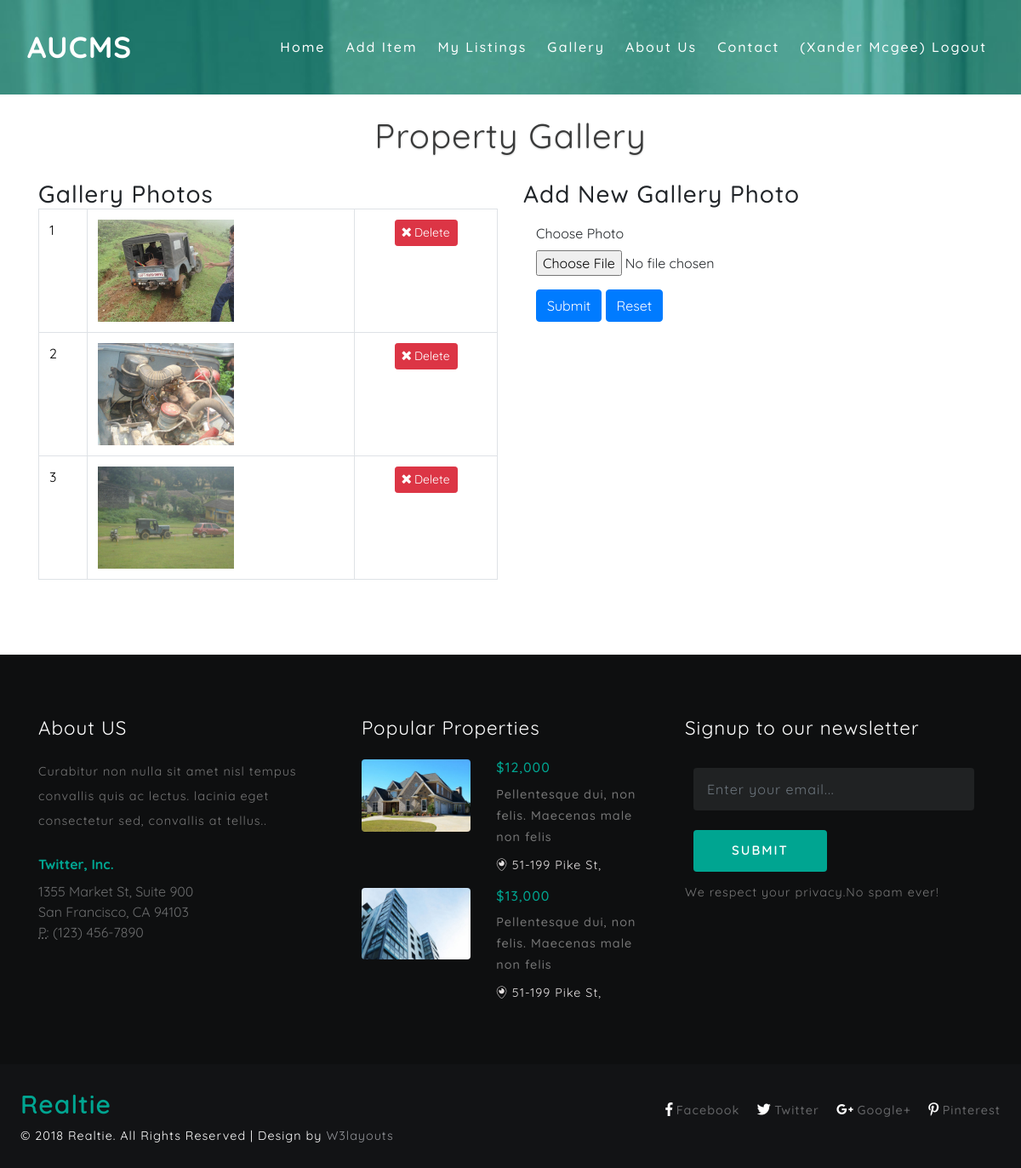
The app's page /emp-listings-gallery/10 (signed in) with its own data.
### frontend/models.py (models this page shows, shortened)
class User(models.Model):
    id = models.AutoField(primary_key=True, null=False)
    name = models.CharField(max_length=100,default='', null=False)
    email = models.CharField(max_length=255,default='', null=False)
    username = models.CharField(max_length=100,default='', null=False)
    password = models.CharField(max_length=500,default='', null=False)
    phone = models.CharField(max_length=15,default='', null=False)
    address = models.TextField(default='',null=False)
    usertype_choices = [
        ('admin', 'Admin'),
        ('user', 'User'),
        ('employee','Employee'),
    ]
    usertype = models.CharField(max_length=8, choices=usertype_choices, default="user")
    status_choices = [
        ('active', 'Active'),
        ('suspend', 'Suspend'),
    ]
    status = models.CharField(max_length=7, choices=status_choices, default="active")

class Property_gallery(models.Model):
    id = models.AutoField(primary_key=True, null=False)
    property = models.ForeignKey("Property",on_delete=models.SET_NULL,null=True)
    user = models.ForeignKey("User",on_delete=models.SET_NULL,null=True)
    image = models.CharField(max_length=25, null=True)

### frontend/views.py (the view, shortened to what this page needs)
# urls.py: path('emp-listings-gallery/<int:property_id>', views.property_gallery, name='emp-listings-gallery'),
def property_gallery(request, property_id):
    property_gallery = Property_gallery.objects.filter(property=Property.objects.get(id=property_id),user=User.objects.get(id=request.session['user_id']))
    form = PropertyGallery()
    context = {'property_gallery': property_gallery, 'form':form }
    return render(request, 'emp-listings-gallery.html', context)

### frontend/forms.py
class PropertyGallery(forms.Form):
    main_photo = forms.FileField(validators=[FileExtensionValidator(['jpg', 'png', 'jpeg'])])

### frontend/templates/emp-listings-gallery.html (shortened to what this page needs)
{% load static %}
{% include "includes/header.html" %}
</div>
<section class="banner-w3layouts-bottom py-lg-5 py-3" style="padding-top: 0px !important;">
    <div class="container py-lg-4 py-3">
        <h3 class="tittle text-center">Property Gallery</h3>
        <div class="inner-sec-agileits-w3ls">
            <p>&nbsp;</p>
            <div class="row">
                <div class="col-lg-12">
<div class="row">
            <div class="col-sm-6">
                <h3>Gallery Photos</h3>
                {% if property_gallery %}
                <table class="table table-bordered">
                    {% for i in property_gallery %}
                    <tr>
                        <td><span style="color: black">{{ forloop.counter }}</span></td>
                        <td><img src="{{ i.image }}" height="120px"></td>
                        <td align="center">
                            <a href="/emp-listings-gallery-delete/{{i.property_id}}/{{ i.id }}" onclick="return confirm('Are you sure you want to delete this item?');" class="btn btn-danger btn-sm"> <i class="fa fa-times"></i> Delete </a>
                        </td>
                    </tr>
                    {% endfor %}
                </table>
                {% endif %}
            </div>
                    <div class="col-sm-6 well input-form">
                        <h3>Add New Gallery Photo</h3>
                        <form action="" class="form-horizontal" method="POST" enctype="multipart/form-data" novalidate>
                            <div class="form-group">
                                <div class="col-sm-12 align-center">
                                </div>
                            </div>
                            <div class="form-group">
                                <label for="{{ form.main_photo.id_for_label }}"
                                       class="col-sm-4 control-label ">Choose
                                    Photo</label>
                                <div class="col-sm-8">
                                    {{ form.main_photo }}
                                </div>
                            </div>
                            <div class="form-group">
                                <div class="col-sm-offset-4 col-sm-8">
                                    <button type="submit" class="btn btn-primary">Submit</button>
                                    <button type="reset" class="btn btn-primary">Reset</button>
                                </div>
                            </div>
                        </form>
                    </div>
                </div>
            </div>
</section>
{% include "includes/footer.html" %}

### frontend/templates/includes/header.html (shortened to what this page needs)
{% load static %}
<!DOCTYPE html>
<html lang="zxx">
<head>
	<link href="{% static 'css/bootstrap.css' %}" rel='stylesheet' type='text/css' />
	<link rel="stylesheet" href="{% static 'css/flexslider.css' %}" type="text/css" media="screen" property="" />
	<link rel="stylesheet" href="{% static 'css/owl.carousel.css' %}" type="text/css" media="all">
	<link rel="stylesheet" href="{% static 'css/owl.theme.css' %}" type="text/css" media="all">
	{% url 'contact' as home_url %}
	{% url 'gallery' as home_url %}
	<link href="{% static 'css/style.css' %}" rel='stylesheet' type='text/css' />
	<link href="{% static 'css/fontawesome-all.css' %}" rel="stylesheet">
</head>
<body>
	<div class="banner-w3layouts two min-height-50">
		<header>
			<nav class="navbar navbar-expand-lg navbar-light bg-light">
				<a class="navbar-brand" href="index.html">AUCMS</a>
				<div class="collapse navbar-collapse" id="navbarSupportedContent">
					<ul class="navbar-nav ml-auto">
						{% url 'home' as home_url %}
						<li class="nav-item {% if request.get_full_path == home_url %} active {% endif %}">
							<a class="nav-link" href="/home">Home
							</a>
						</li>
						{% if 'is_logged_in' in request.session %}
						{% if request.session.usertype == 'employee' %}
						{% url 'emp-add-property' as home_url %}
						<li class="nav-item ml-xl-2 {% if request.get_full_path == home_url %} active {% endif %}">
							<a class="nav-link" href="/emp-add-property">Add Item</a>
						</li>
						{% url 'emp-listings' as home_url %}
						<li class="nav-item ml-xl-2 {% if request.get_full_path == home_url %} active {% endif %}">
							<a class="nav-link" href="/emp-listings ">My Listings</a>
						</li>
						 {% endif %}
						 {% endif %}
						{% url 'gallery' as home_url %}
						<li class="nav-item ml-xl-2 {% if request.get_full_path == home_url %} active {% endif %}">
							<a class="nav-link" href="/gallery">Gallery</a>
						</li>
						{% url 'about' as home_url %}
						<li class="nav-item ml-xl-2 {% if request.get_full_path == home_url %} active {% endif %}">
							<a class="nav-link" href="/about">About Us</a>
						</li>
						{% url 'contact' as home_url %}
						<li class="nav-item ml-xl-2 {% if request.get_full_path == home_url %} active {% endif %}">
							<a class="nav-link" href="/contact">Contact</a>
						</li>
						{% if 'is_logged_in' in request.session %}
						<li class="nav-item ml-xl-2 {% if request.get_full_path == home_url %} active {% endif %}">
							<a class="nav-link" href="/logout">({{ request.session.full_name  }}) Logout</a>
						</li>
						{% endif %}
					</ul>
				</div>
			</nav>
		</header>

### frontend/static/css/style.css (style rules this page uses)
html, body { margin: 0; font-size: 100%; font-family: 'Quicksand', sans-serif; background: #fff; }
body a { text-decoration: none; transition: 0.5s all; -webkit-transition: 0.5s all; -moz-transition: 0.5s all; -o-transition: 0.5s all; -ms-transition: 0.5s all; font-family: 'Quicksand', sans-serif; }
h1, h2, h3, h4, h5, h6 { margin: 0; font-family: 'Quicksand', sans-serif; letter-spacing: 1px; }
p { margin: 0; font-size: 0.9em; color: #777777; line-height: 2em; letter-spacing: 1px; }
ul { margin: 0; padding: 0; }
.banner-w3layouts { background: url(../images/banner1.jpg) no-repeat 0px 0px; background-size: cover; min-height: 700px; background-attachment: fixed; }
.bg-light { background-color: transparent !important; }
.navbar-light .navbar-nav .nav-link { color: #ffffff; font-size: 1em; letter-spacing: 2px; transition: 0.5s all; -webkit-transition: 0.5s all; -o-transition: 0.5s all; -ms-transition: 0.5s all; -moz-transition: 0.5s all; font-weight: 500; }
.navbar-light .navbar-brand { color: #ffffff; font-size: 35px; letter-spacing: 1px; font-weight: 700; }
.navbar { padding: 1.5em 3em; }
h3.tittle { font-size: 2.5em; color: #393a3a; text-shadow: 0 1px 2px rgba(0, 0, 0, 0.18); font-weight: 400; }
.banner-w3layouts.two { background: url(../images/banner1.jpg) no-repeat 0px 0px; background-size: cover; min-height: 300px; background-attachment: fixed; }
@media (max-width:1366px) { .banner-w3layouts { min-height: 650px; } }
@media (max-width:1280px) { .navbar { padding: 1.5em 2em; } }
@media (max-width:1280px) { .banner-w3layouts.two { min-height: 300px; } }
.align-center { text-align: center !important; }
.min-height-50 { min-height:50px !important; }

### records on screen
User: session.full_name "Xander Mcgee"
Property_gallery: image (picture)
Property_gallery: image (picture)
Property_gallery: image (picture)
